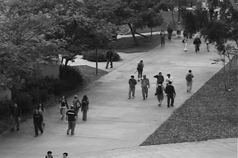
#> input picture C3D/ped1/001.tif, 238 x 158 px, found by its file name
$ python calculateOpticalFlow.py
#> lines starting #> are read from the running program, lines starting #| are printed output that depends on the picture
#> further down, prevFrame is the input picture: shape (158, 238, 3); min 0, max 233, mean 99.1
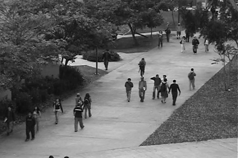
#> input picture C3D/ped1/008.tif, 238 x 158 px, found by its file name
#> further down, currFrame is the input picture: shape (158, 238, 3); min 0, max 230, mean 99.1
import cv2


def calculateOpticalFlowFarneback(prevGray, currGray):

    flow = cv2.calcOpticalFlowFarneback(prevGray, currGray,
                                        flow=None, pyr_scale=0.5, levels=3, winsize=10,
                                        iterations=3, poly_n=5, poly_sigma=1.1, flags=0)
    print(flow.shape)
#| (158, 238, 2)
    xFlow, yFlow = flow[..., 0], flow[..., 1]
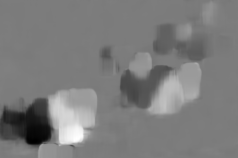
#> xFlow: shape (158, 238) float32; min -9.31, max 9.79, mean 6.66e-05; drawn with min black and max white
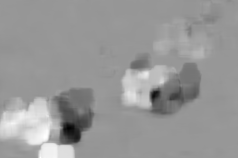
#> yFlow: shape (158, 238) float32; min -7.67, max 5.27, mean 0.0577; drawn with min black and max white
    print("xFlow", "\n", xFlow)
#> (printed output is left out)
    print("yFlow", "\n", yFlow)
#> (printed output is left out)

    # obtain the optical flow magnitude and direction angle
    mag, ang = cv2.cartToPolar(flow[..., 0], flow[..., 1])
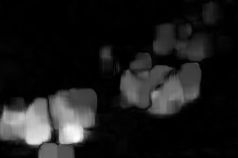
#> mag: shape (158, 238) float32; min 0.0004, max 11.6, mean 1.25; drawn with min black and max white
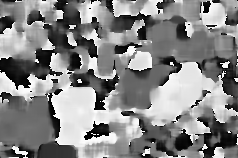
#> ang: shape (158, 238) float32; min 5.66e-05, max 6.28, mean 3.3; drawn with min black and max white
    print("optical flow magnitude", "\n", mag.shape, "\n", mag)
#> (printed output is left out)
    print("optical flow direction angle", "\n", ang.shape, "\n", ang)
#> (printed output is left out)

    # normalize horizontal and vertical components
    hor = cv2.normalize(flow[..., 0], None, 0, 255, cv2.NORM_MINMAX)
    ver = cv2.normalize(flow[..., 1], None, 0, 255, cv2.NORM_MINMAX)
    hor = hor.astype('uint8')
    ver = ver.astype('uint8')
    print("Normalized horizontal flow", "\n", hor)
#> (printed output is left out)
    print("Normalized vertical flow", "\n", ver)
#> (printed output is left out)

    # show the components as images
    # cv2.imshow('Horizontal Component', hor)
    # cv2.imshow('Vertical Component', ver)
    # cv2.waitKey()

    return flow, hor, ver


if __name__ == '__main__':

    prevFrame = cv2.imread("C:\\Users\\admin\\Documents\\Surveillance\\UCSD_Anomaly_Dataset.v1p2\\UCSDped1\\Train"
                           "\\Train001\\001.tif")

    currFrame = cv2.imread("C:\\Users\\admin\\Documents\\Surveillance\\UCSD_Anomaly_Dataset.v1p2\\UCSDped1\\Train"
                           "\\Train001\\008.tif")

    prevGray = cv2.cvtColor(prevFrame, cv2.COLOR_BGR2GRAY)
    currGray = cv2.cvtColor(currFrame, cv2.COLOR_BGR2GRAY)
    calculateOpticalFlowFarneback(prevGray, currGray)
